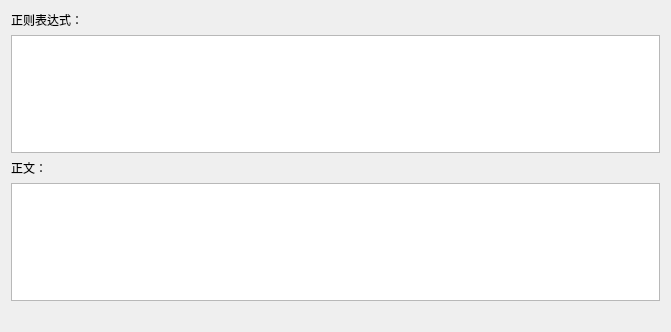
<?xml version="1.0" encoding="UTF-8"?>
<ui version="4.0">
 <class>Widget</class>
 <widget class="QWidget" name="Widget">
  <property name="geometry">
   <rect>
    <x>0</x>
    <y>0</y>
    <width>671</width>
    <height>332</height>
   </rect>
  </property>
  <property name="windowTitle">
   <string>Widget</string>
  </property>
  <layout class="QVBoxLayout" name="verticalLayout">
   <item>
    <widget class="QLabel" name="label">
     <property name="text">
      <string>正则表达式：</string>
     </property>
    </widget>
   </item>
   <item>
    <widget class="QPlainTextEdit" name="plainTextEdit_regex"/>
   </item>
   <item>
    <widget class="QLabel" name="label_2">
     <property name="text">
      <string>正文：</string>
     </property>
    </widget>
   </item>
   <item>
    <widget class="QPlainTextEdit" name="plainTextEdit_content"/>
   </item>
   <item>
    <widget class="QLabel" name="label_result">
     <property name="text">
      <string/>
     </property>
    </widget>
   </item>
  </layout>
 </widget>
 <layoutdefault spacing="6" margin="11"/>
 <resources/>
 <connections/>
</ui>
